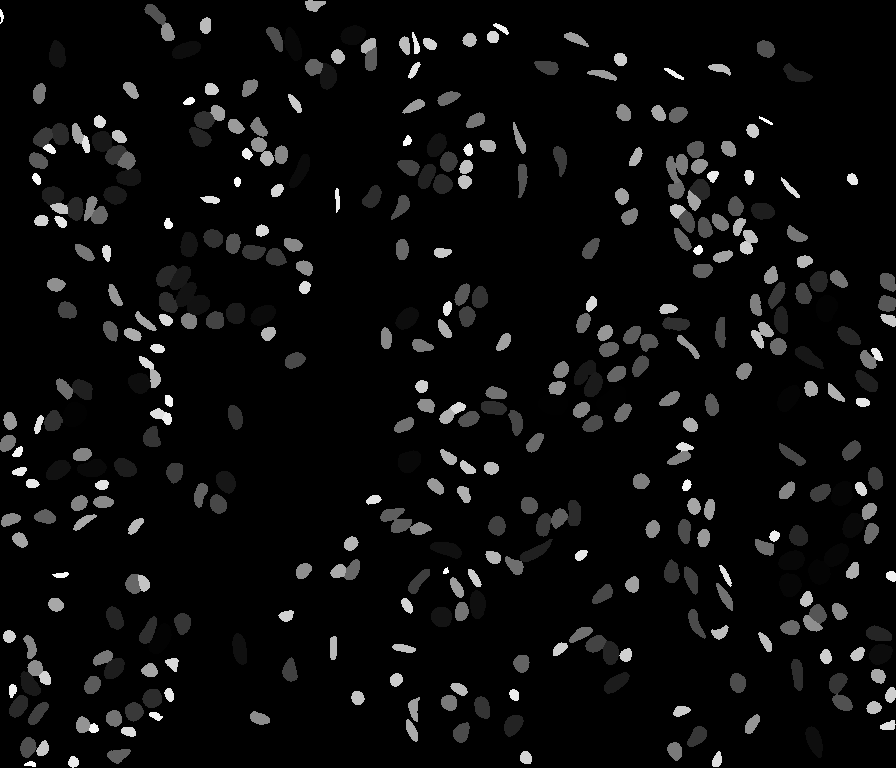
#> input picture example_data/breast_cancer/ytma10_010704_benign1_ccd_labels.tif, 896 x 768 px
$ python export_benchmark_geojson.py
#> lines starting #> are read from the running program, lines starting #| are printed output that depends on the picture; after the words box and inside, x2 and y2 are one past the last pixel; in counts of white or black regions, pixels touching at a corner belong together
"""Export the UCSB benchmark label mask as QuPath GeoJSON detections.

Contours are traced with marching squares at level 0.5 in pixel-index space and
shifted by +0.5 so that they live in QuPath's coordinate system, where pixel (i, j)
occupies [i, i+1) x [j, j+1). Rasterising these polygons with the pixel-centre rule
(the convention used by QuPath and QuRad) reproduces the original label mask exactly.
"""
import json, sys
from pathlib import Path
import numpy as np
from PIL import Image
from skimage import measure
from shapely.geometry import Polygon, MultiPolygon, mapping

base = Path(sys.argv[1]) if len(sys.argv) > 1 else Path(__file__).resolve().parents[1] / "example_data" / "breast_cancer"
labels = np.array(Image.open(base / "ytma10_010704_benign1_ccd_labels.tif")).astype(np.int32)
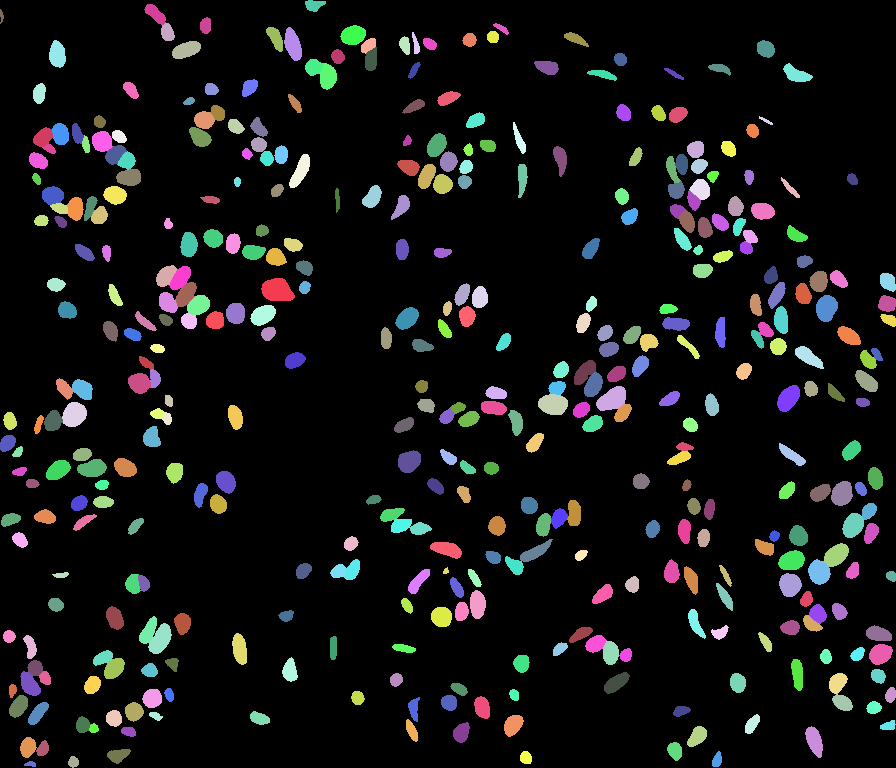
#> labels: shape (768, 896) int32; 411 distinct labels, from 0 to 410; one colour per label, 0 black
features = []
for label_id in np.unique(labels)[1:]:
    binary = np.pad((labels == label_id).astype(np.uint8), 1)
    rings = []
    for contour in measure.find_contours(binary, level=0.5, fully_connected="low"):
        pts = contour[:, ::-1] - 1.0 + 0.5  # (x, y) in QuPath coordinates
        ring = Polygon(pts)
        if ring.is_valid and ring.area > 0:
            rings.append(ring)
    rings.sort(key=lambda r: r.area, reverse=True)
    parts, holes_used = [], set()
    for i, outer in enumerate(rings):
        if i in holes_used:
            continue
        holes = []
        for j, inner in enumerate(rings):
            if j != i and j not in holes_used and outer.contains(inner):
                holes.append(inner.exterior.coords)
                holes_used.add(j)
        parts.append(Polygon(outer.exterior.coords, holes))
        holes_used.add(i)
    geom = parts[0] if len(parts) == 1 else MultiPolygon(parts)
    features.append({"type": "Feature", "geometry": mapping(geom),
                     "properties": {"objectType": "detection", "name": f"label_{int(label_id)}", "label_id": int(label_id)}})
#> this loop made 410 passes
#> pass 1, `binary = np.pad((labels == label_id).astype(np.uint8), 1)`:
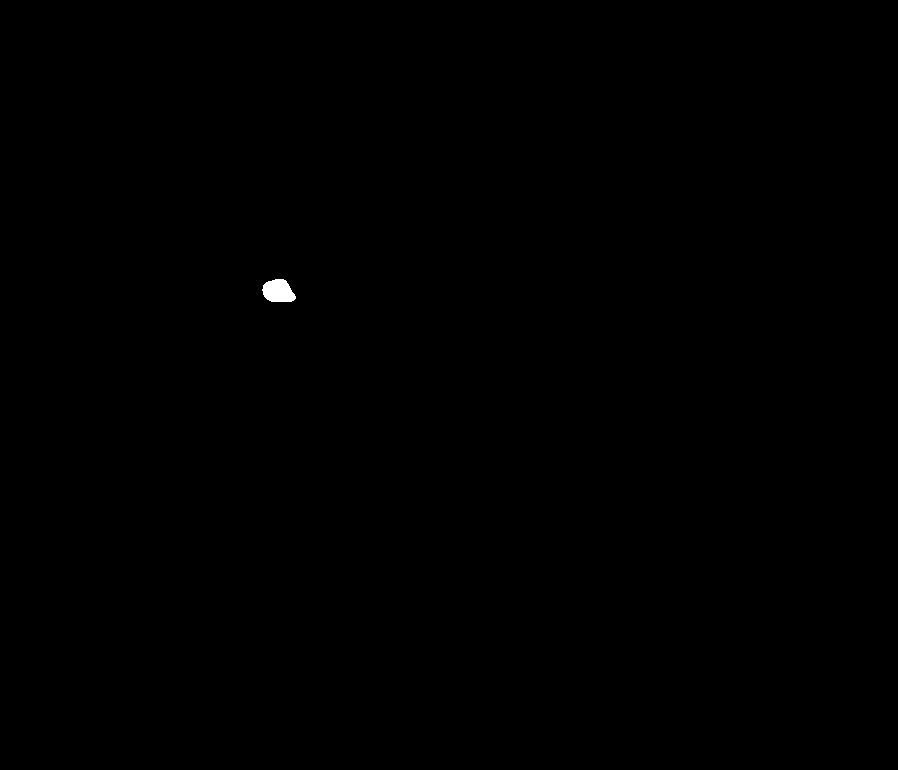
#> binary: shape (770, 898); values 0 (black) and 1 (white), 0.09% white; 1 white region, box (x1, y1, x2, y2) and area: (262, 279, 296, 302) 598
#> pass 2, `binary = np.pad((labels == label_id).astype(np.uint8), 1)`:
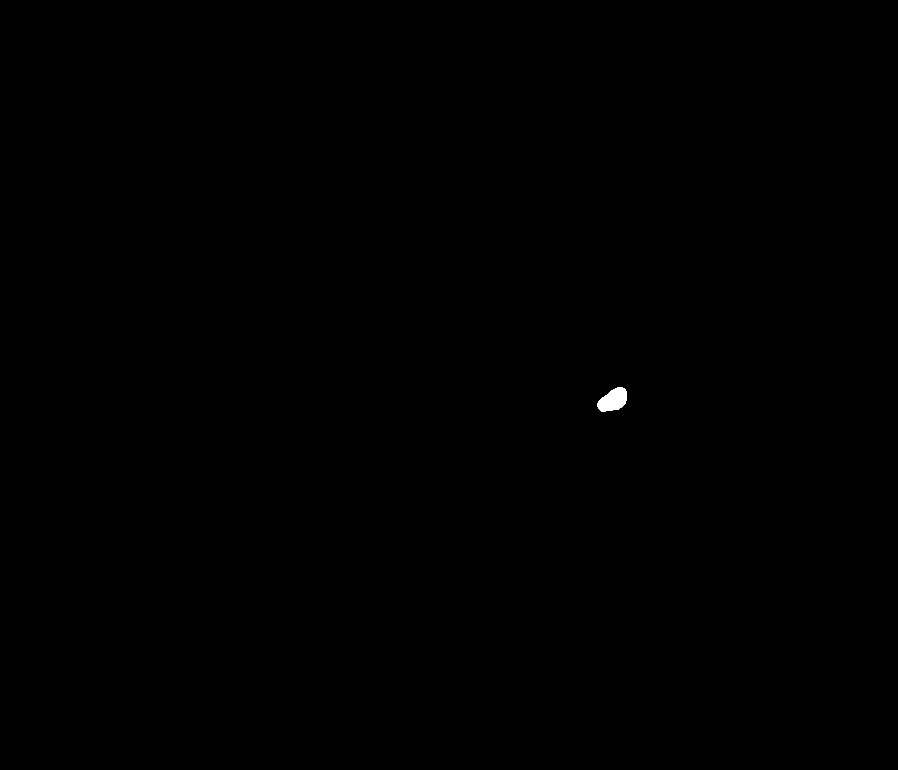
#> binary: shape (770, 898); values 0 (black) and 1 (white), 0.08% white; 1 white region, box (x1, y1, x2, y2) and area: (597, 387, 627, 412) 519
#> pass 3, `binary = np.pad((labels == label_id).astype(np.uint8), 1)`:
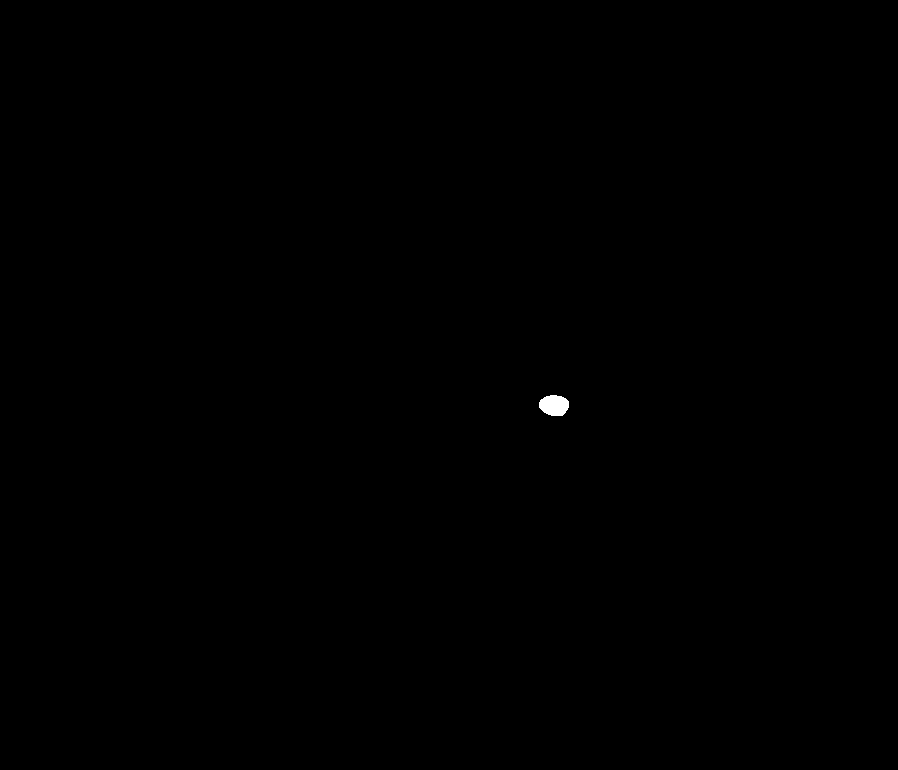
#> binary: shape (770, 898); values 0 (black) and 1 (white), 0.07% white; 1 white region, box (x1, y1, x2, y2) and area: (539, 395, 569, 416) 501
#> after the loop, features = 410 items
out = base / "cell_detections.geojson"
out.write_text(json.dumps({"type": "FeatureCollection", "features": features}))
print(f"wrote {len(features)} detections to {out}")
#| wrote 410 detections to example_data/breast_cancer/cell_detections.geojson
